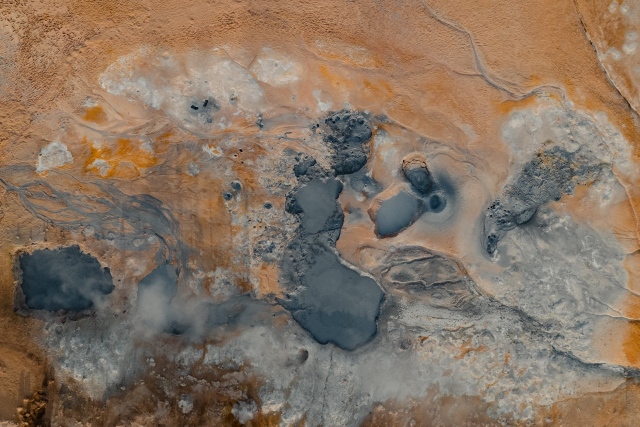
#> input picture midTerm/og_img.jpeg, 1280 x 853 px (shown at 1/2 size); the run also reads 1 picture not shown here
$ jupyter execute midTerm.ipynb   (shell and % lines are left out)
#> lines starting #> are read from the running program, lines starting #| are printed output that depends on the picture
[cell 1]
# Installing Dependencies

from google.colab.patches import cv2_imshow

[cell 2]
# Importing required packages

import cv2
print("Successfully imported")

# Question 1

[cell 3]
# Reading image

OG_img = cv2.imread("og_img.jpeg")
#> OG_img is the input picture: shape (853, 1280, 3); mean B, G, R 99, 115.8, 134.1
print("Image read successfully")

# Viewing imported image
print("Rendering Image")
cv2_imshow(OG_img)

[cell 4]
# Resizing Image
reduced_img = cv2.resize(OG_img, (300,200))
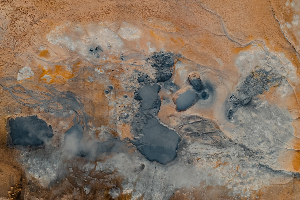
#> reduced_img: shape (200, 300, 3); mean B, G, R 98.9, 115.7, 134
print("Converted Successfully")

# Viewing Resized Image
print("Rendering Image")
cv2_imshow(reduced_img)

[cell 5]
# Finding Shape of Image
shape = OG_img.shape
#> shape = (853, 1280, 3)
shape1 = reduced_img.shape
#> shape1 = (200, 300, 3)

# Printing shape of image
print(shape)
#| (853, 1280, 3)
print(shape1)
#| (200, 300, 3)

# Question 2

[cell 6]
# Converting RGB to BGR
bgr_image = cv2.cvtColor(OG_img, cv2.COLOR_RGB2BGR)

# Printing BGR Image
cv2_imshow(cv2.resize(bgr_image, (300,200)))
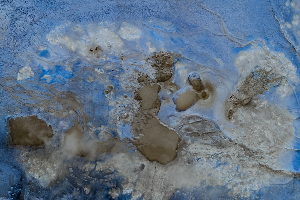
#> shown: shape (200, 300, 3); mean B, G, R 134, 115.7, 98.9

[cell 7]
# Cropping Image
cropped_img = OG_img[300:600, 500:800]
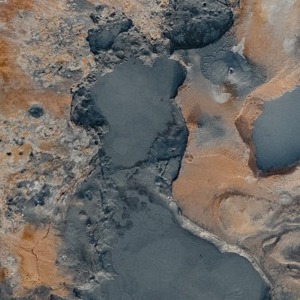
#> cropped_img: shape (300, 300, 3); mean B, G, R 101.1, 105.2, 108.6

# Rendering Image
cv2_imshow(cropped_img)

# Question 3

[cell 8]
# Finding Edges of image
cannyImg = cv2.Canny(OG_img, threshold1= 100, threshold2= 200)
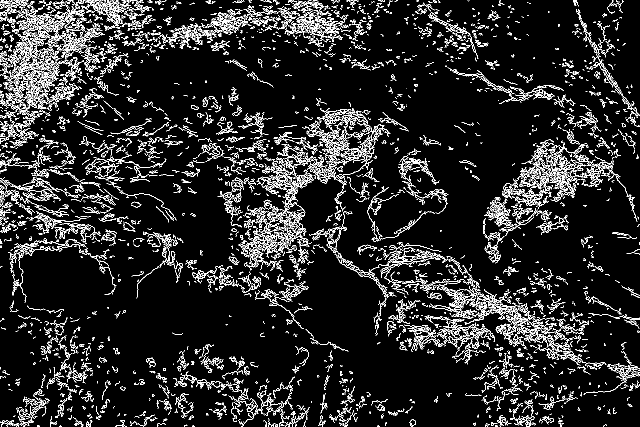
#> cannyImg: shape (853, 1280) (shown at 1/2 size); 9.6% white in thin lines or dots

# Rendering Image
cv2_imshow(cv2.resize(cannyImg, (300,200)))
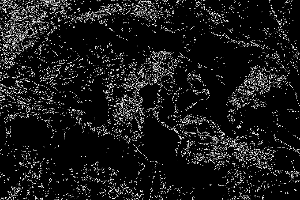
#> shown: shape (200, 300); min 0, max 255, mean 24.4

# Question 4

[cell 9]
# Blurring Image
blurred_img = cv2.blur(OG_img, (25,25))
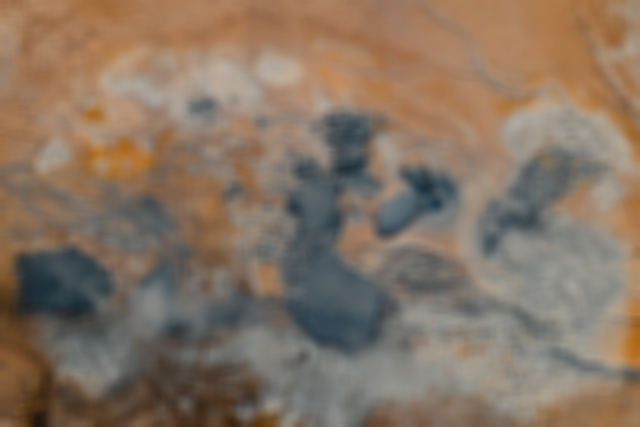
#> blurred_img: shape (853, 1280, 3) (shown at 1/2 size); mean B, G, R 99, 115.8, 134.1

# Rendering Image
print("Original Image")
cv2_imshow(cv2.resize(OG_img, (300,200)))
print("Blurred Image")
cv2_imshow(cv2.resize(blurred_img, (300,200)))
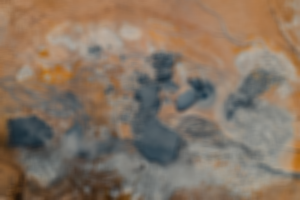
#> shown: shape (200, 300, 3); mean B, G, R 99, 115.7, 134

# Question 5

[cell 10]
# Getting a black image
blackImage = cv2.imread("blackCanvas.jpg")
cv2_imshow(blackImage)

[cell 11]
# Printing shape of image
print(blackImage.shape)
#| (400, 400, 3)

[cell 12]
# Making a rectangle on the image
rectangle_img = cv2.rectangle(blackImage, (5,5), (195,195), (36, 39, 40), -1)
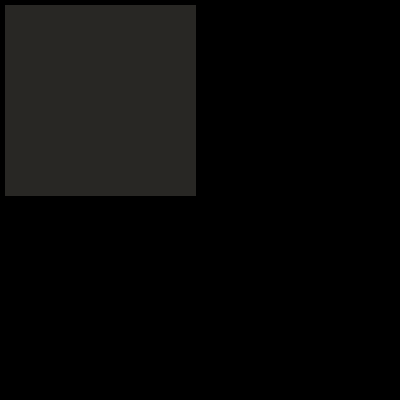
#> rectangle_img: shape (400, 400, 3); mean B, G, R 8.2, 8.9, 9.1
cv2_imshow(rectangle_img)

[cell 13]
# Writing text
font = cv2.FONT_HERSHEY_COMPLEX
text_img = cv2.putText(rectangle_img,'text',(70,110),font,1,(244, 245, 245),2,cv2.LINE_AA)

# Rendering Image
cv2_imshow(text_img)
